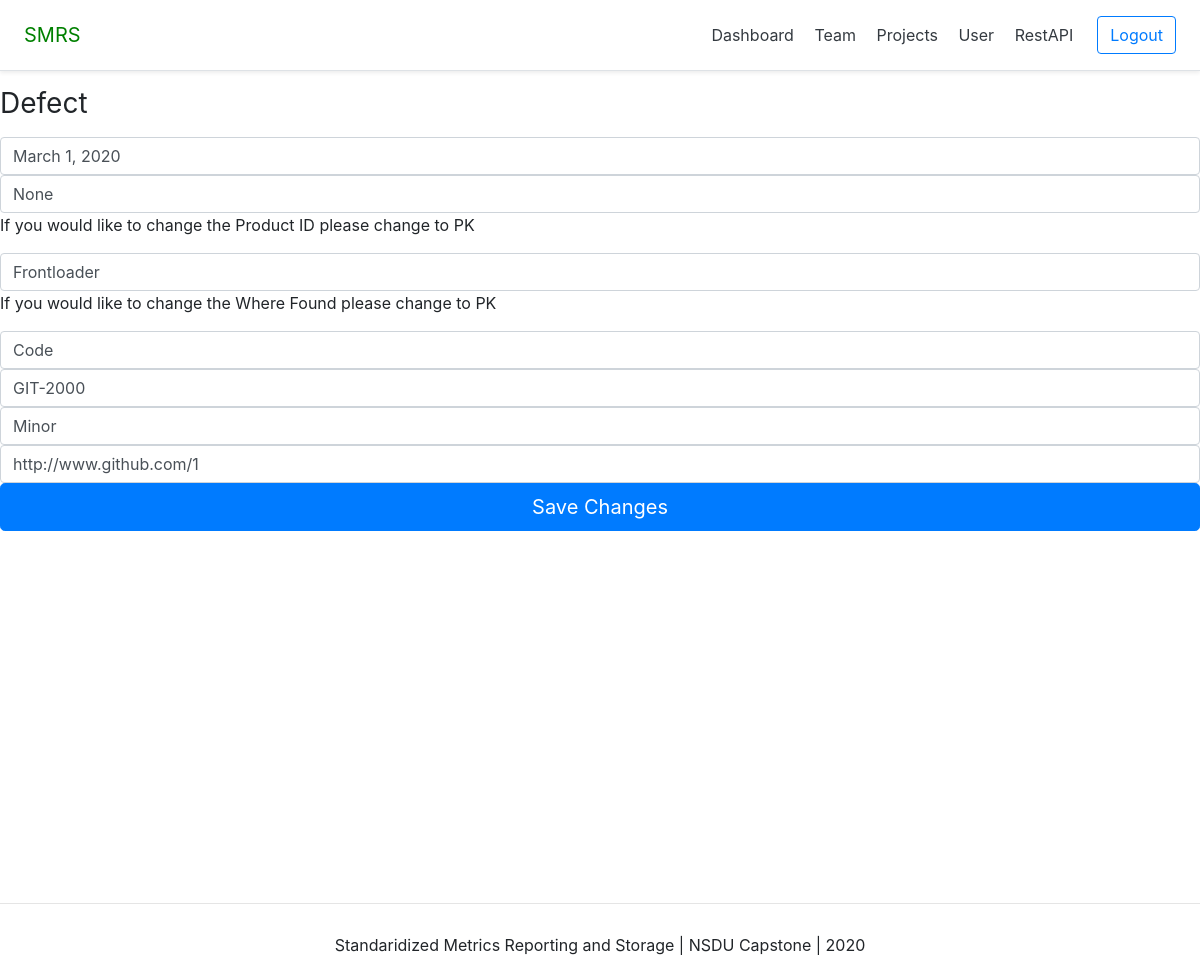
Screenshot of /dashboard/defect/1 (signed in) with the database file from the repository.
### restAPI/models.py (models this page shows, shortened)
class Defect (models.Model):
    dateOpened              = models.DateField(auto_now=False, auto_now_add=False)
    dateClosed              = models.DateField(blank=True, null=True)
    projectID               = models.ForeignKey(Project, on_delete=models.CASCADE)
    whereFound              = models.ForeignKey(PhaseType, on_delete=models.CASCADE)
    tag                     = models.CharField(max_length=50, unique=True)
    severity                = models.CharField(choices=MajorMinorChoices,max_length=25)
    url                     = models.URLField(max_length=200, unique=True)

class Project (models.Model):
    name                    = models.CharField(max_length=25)
    productOwner            = models.ForeignKey(model.Account, null = True, blank = True, on_delete=models.CASCADE)
    teamID                  = models.ForeignKey(model.Team, on_delete=models.CASCADE)
    def __str__(self):
        return self.name

class PhaseType (models.Model):
    phase_type               = models.CharField(max_length=25)
    def __str__(self):
        return self.phase_type

### dashboard/views.py (the view)
# urls.py: path('defect/<int:pk>', defect_view, name='defectDetail'),
def defect_view(request, pk):
    context= {}
    user = request.user
    if not user.is_authenticated:
        return redirect("acccount:login")
    currentDefect = Defect.objects.filter(pk = pk).first()
    if request.POST:
        form = DefectForm(request.POST, instance = currentDefect)
        if form.is_valid():
            form.initial = {
                "dateOpened": request.POST["dateOpened"],
                "dateClosed": request.POST["dateClosed"],
                "projectID" : request.POST["projectID"],
                "whereFound": request.POST["whereFound"],
                "tag"       : request.POST["tag"],
                "severity"  : request.POST["severity"],
                "url"       : request.POST["url"]
            }
            form.save()
            context["success_message"] = "Updated"
    else:
        form = DefectForm(
             initial = {
                "dateOpened": currentDefect.dateOpened,
                "dateClosed": currentDefect.dateClosed,
                "projectID" : currentDefect.projectID,
                "whereFound": currentDefect.whereFound,
                "tag"       : currentDefect.tag,
                "severity"  : currentDefect.severity,
                "url"       : currentDefect.url,
             }
        )
    context['form'] = form
    return render(request, "dashboard/defect_detail.html", context)

### dashboard/forms.py
class DefectForm(forms.ModelForm):
    dateClosed = forms.DateField(required=False)
    class Meta:
        model = Defect
        fields = ('dateOpened','dateClosed','projectID','whereFound','tag','severity','url')

### dashboard/templates/dashboard/defect_detail.html (shortened to what this page needs)
{% extends 'base.html' %}
{% block content %}
<form class="form-signin" method="post">{% csrf_token %}
    <h1 class="h3 mb-3 font-weight-normal">Defect</h1>
    <input type="text" name="dateOpened"  class="form-control" placeholder="Date Opened" required autofocus value = "{{form.initial.dateOpened}}">
    <input type="text" name="dateClosed"  class="form-control" placeholder="Date Closed" value = "{{form.initial.dateClosed}}">
    <p> If you would like to change the Product ID please change to PK</p>
    {% for field in form %}
        {% if field.name == "projectID" %}
        <input list="projectID" name="projectID"   class="form-control" placeholder="Project ID"  required value = "{{form.initial.projectID}}" >
        {% endif %}
    {% endfor %}
    <p> If you would like to change the Where Found please change to PK</p>
    {% for field in form %}
        {% if field.name == "whereFound" %}
        <input list="whereFound" name="whereFound"  class="form-control" placeholder="Where Found" required value = "{{form.initial.whereFound}}">
        {% endif %}
    {% endfor %}
    <input type="text" name="tag"         class="form-control" placeholder="Tag"         required value = "{{form.initial.tag}}">
    <input type="text" name="severity"    class="form-control" placeholder="Severity"    required value = "{{form.initial.severity}}">
    <input type="text" name="url"         class="form-control" placeholder="URL"         required value = "{{form.initial.url}}">
    <button class="btn btn-lg btn-primary btn-block" type="submit">Save Changes</button>
  </form>
{% endblock content %}

### rows the page displays
Defect: dateOpened "March 1, 2020", tag "GIT-2000", severity "Minor", url "http://www.github.com/1"
Project: projectID "Frontloader"
PhaseType: whereFound "Code"
